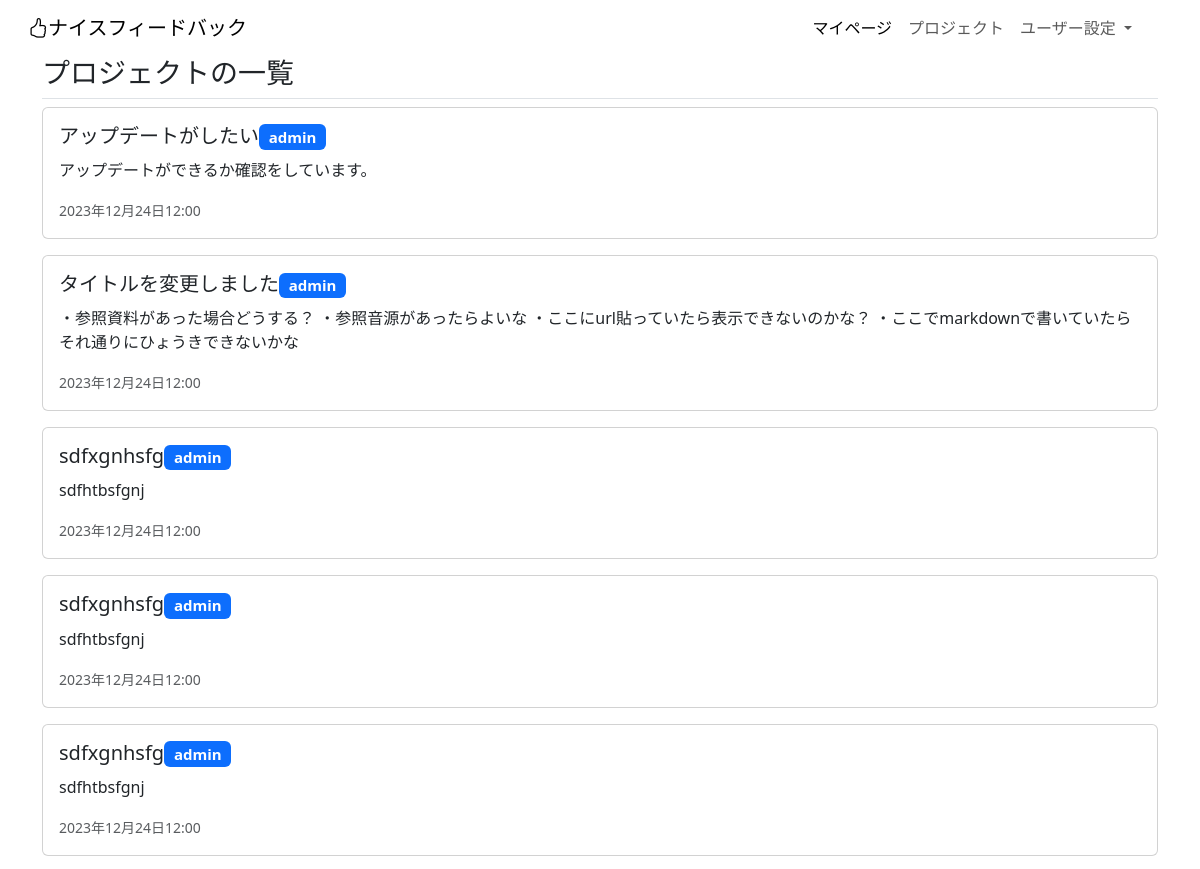
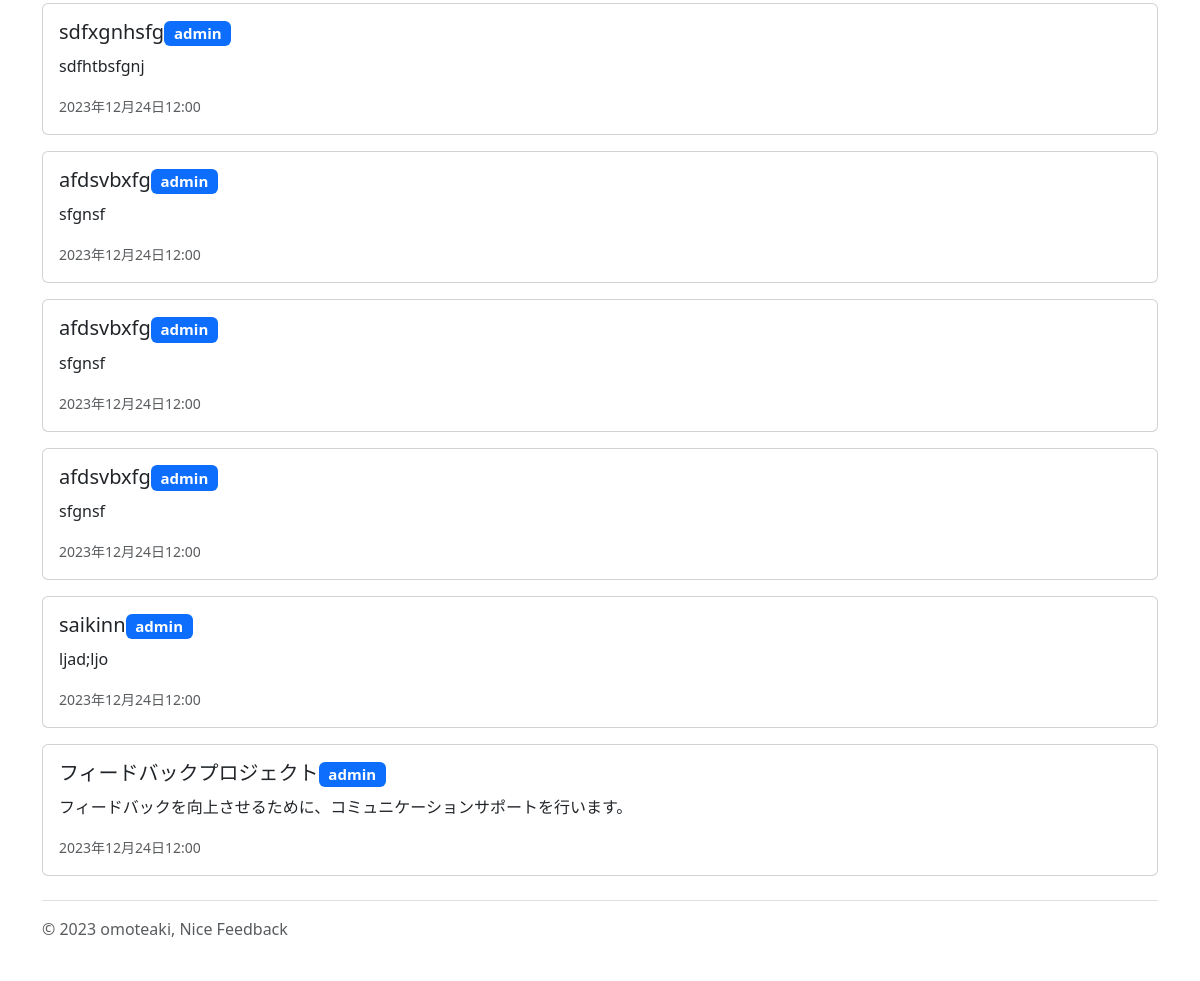
The app's page /project-list/ (signed in), older data (2 pictures, top to bottom).
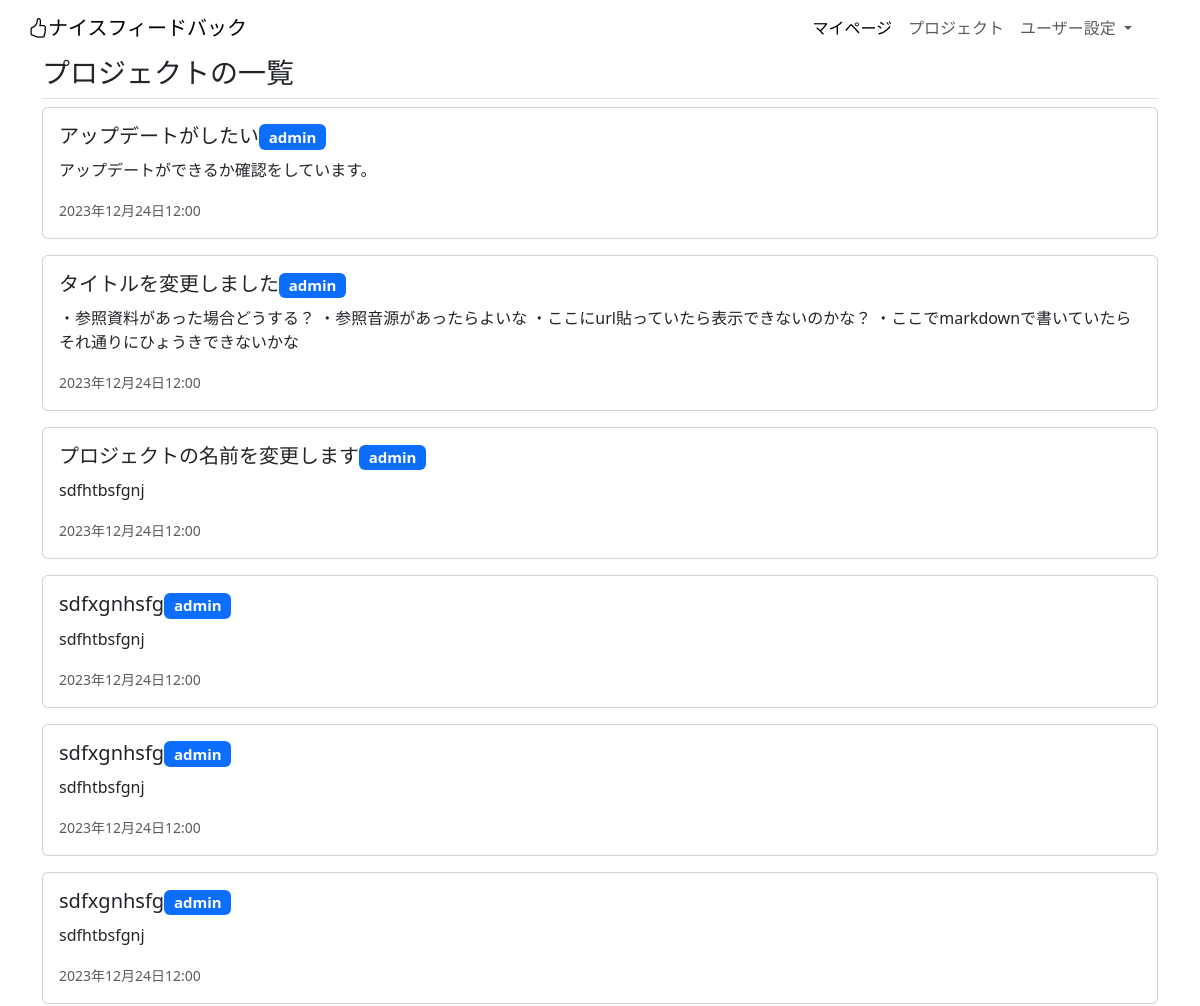
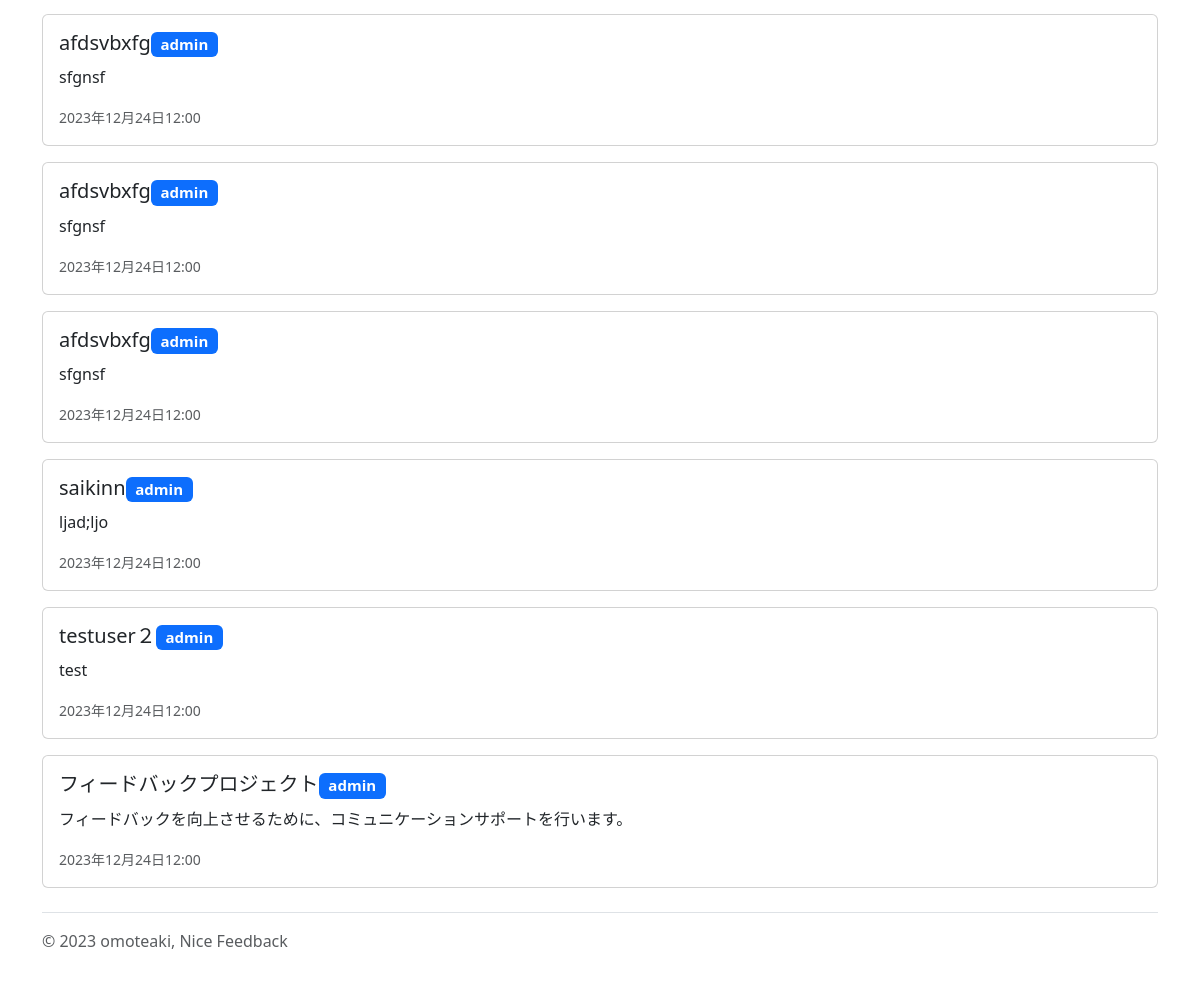
The same page, newer data (2 pictures, top to bottom).
### project/models.py (models this page shows)
class Project(models.Model):
    title = models.CharField(
        verbose_name="プロジェクトのタイトル",
        max_length=30,
    )
    about = models.TextField(
        verbose_name="このプロジェクトについて"
    )
    deadline_datetime = models.DateTimeField(
        verbose_name="締め切り日時",
    )
    reference_image1 = models.ImageField(
        verbose_name="参考画像1",
        upload_to="references",
        blank=True,
        null=True,
    )
    reference_image2 = models.ImageField(
        verbose_name="参考画像2",
        upload_to="references",
        blank=True,
        null=True,
    )
    reference_image3 = models.ImageField(
        verbose_name="参考画像3",
        upload_to="references",
        blank=True,
        null=True,
    )
    reference_movie1 = models.FileField(
        verbose_name="参考動画1",
        upload_to="references",
        blank=True,
        null=True,
    )
    reference_movie2 = models.FileField(
        verbose_name="参考動画2",
        upload_to="references",
        blank=True,
        null=True,
    )
    reference_movie3 = models.FileField(
        verbose_name="参考動画3",
        upload_to="references",
        blank=True,
        null=True,
    )
    reference_music1 = models.FileField(
        verbose_name="参考音源1",
        upload_to="references",
        blank=True,
        null=True,
    )
    reference_music2 = models.FileField(
        verbose_name="参考音源2",
        upload_to="references",
        blank=True,
        null=True,
    )
    reference_music3 = models.FileField(
        verbose_name="参考音源3",
        upload_to="references",
        blank=True,
        null=True,
    )
    reference_url1 = models.URLField(
        verbose_name="参考URL1",
        blank=True,
        null=True,
    )
    reference_url2 = models.URLField(
        verbose_name="参考URL2",
        blank=True,
        null=True,
    )
    reference_url3 = models.URLField(
        verbose_name="参考URL3",
        blank=True,
        null=True,
    )
    created_at = models.DateTimeField(
        verbose_name="プロジェクトを登録した日時",
        auto_now_add=True,
    )
    updated_at = models.DateTimeField(
        verbose_name="プロジェクトの詳細を更新した時間",
        auto_now=True,
    )
    orderer_user = models.ForeignKey(
        CustomUser,
        verbose_name="発注者",
        on_delete=models.PROTECT,
        related_name="orderer_user",
    )
    contractor_user = models.ForeignKey(
        CustomUser,
        verbose_name="受注者",
        on_delete=models.PROTECT,
        related_name="contractor_user",
    )
    orderer_users = models.ManyToManyField(
        CustomUser,
        verbose_name="発注者のサポーター",
        blank=True,
        related_name="orderer_users",
    )
    contractor_users = models.ManyToManyField(
        CustomUser,
        verbose_name="受注者のサポーター",
        blank=True,
        related_name="contractor_users",
    )
    created_user = models.ForeignKey(
        CustomUser,
        verbose_name="プロジェクトの作成者",
        on_delete=models.PROTECT,
        related_name="created_user"
    )
    is_done = models.BooleanField(
        default=False,
        help_text="プロジェクトが完了したらTrue"
    )
    def __str__(self):
        return self.title

### account/models.py (models this page shows)
class CustomUser(AbstractUser):
    pass

### project/views.py (the view)
# urls.py: path('project-list/', views.ProjectListView.as_view(), name="project_list"),
class ProjectListView(ListView):
    template_name = "project_list.html"
    def get_queryset(self):
        projects = Project.objects.filter(created_user= self.request.user)
        return projects

### project/templates/project_list.html
{% extends "base.html" %}
{% block contents %}
<div class="container">
  <h3 class="pb-2 border-bottom">
    プロジェクトの一覧
  </h3>
  {% for record in object_list %}
  <a href="{% url "project:project_detail" record.pk %}" class="card mb-3 text-decoration-none">
    <div class="card-body">
      <h5 class="card-title">{{record}}<span class="badge text-bg-primary">{{record.orderer_user}}</span></h5>
      <p class="card-text">{{record.about}}</p>
      <p class="card-text"><small class="text-body-secondary">{{record.deadline_datetime}}</small></p>
    </div>
  </a>
  {% endfor %}
</div>
{% endblock %}

Row changes from the older to the newer data that the page shows:
changed Project: title "sdfxgnhsfg" → "プロジェクトの名前を変更します"
now on this page (row edited): Project: title "testuser２", orderer_user "admin", about "test", deadline_datetime "2023年12月24日12:00"
